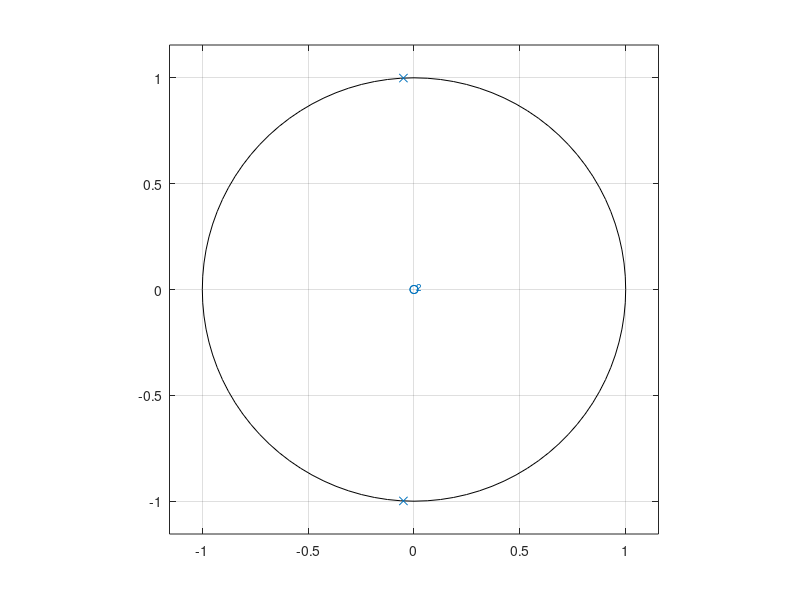
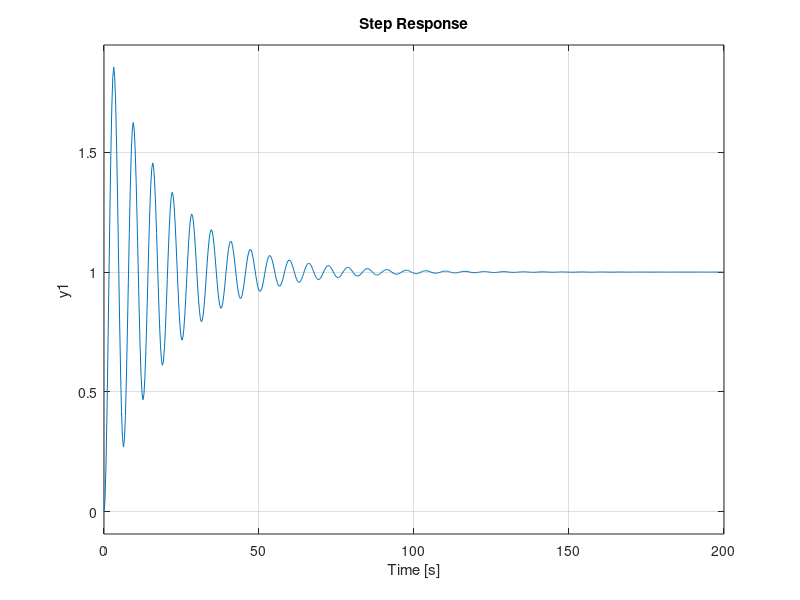
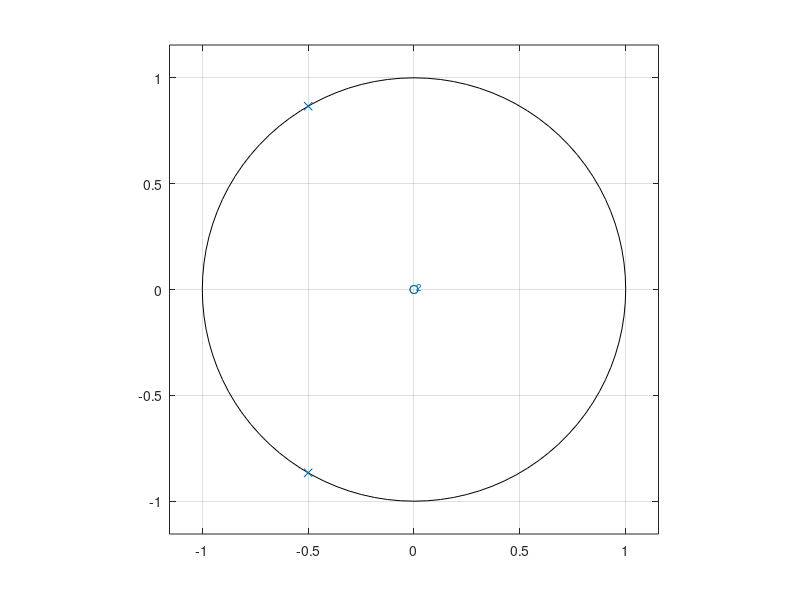
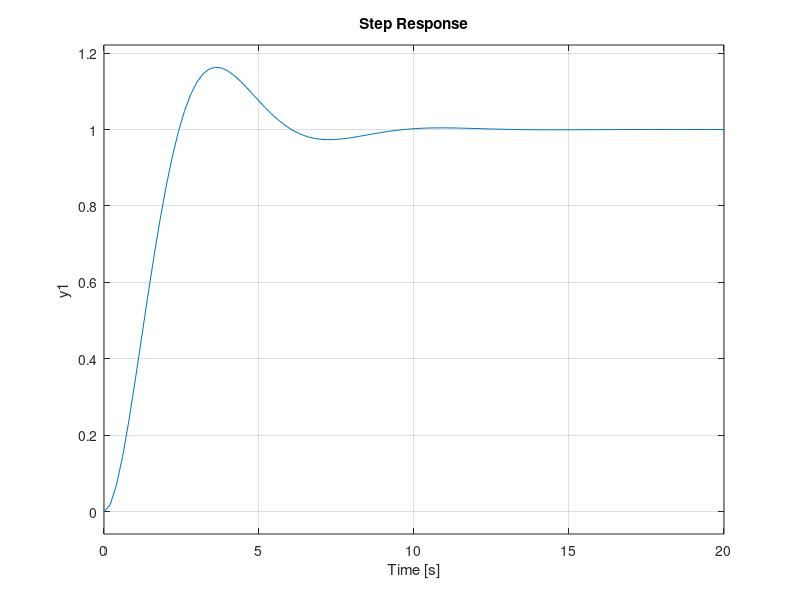

Here is the MATLAB script that generated these plots, in order:
a = [0.1 1 2 1];
b = [1 1 1 -1];

for indice = 1:4
  den = [1 a(indice) b(indice)]
  Gs = tf(1, den)
  figure
  zplane(1, den)
  figure
  step(Gs)
  input("Enter para continuar")
endfor

